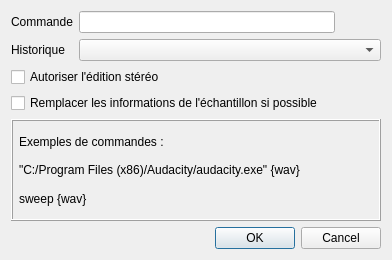
<?xml version="1.0" encoding="UTF-8"?>
<ui version="4.0">
 <class>ToolExternalCommand_gui</class>
 <widget class="QWidget" name="ToolExternalCommand_gui">
  <property name="geometry">
   <rect>
    <x>0</x>
    <y>0</y>
    <width>392</width>
    <height>260</height>
   </rect>
  </property>
  <property name="windowTitle">
   <string notr="true">Form</string>
  </property>
  <layout class="QGridLayout" name="gridLayout">
   <item row="0" column="0">
    <widget class="QLabel" name="label">
     <property name="text">
      <string>Commande</string>
     </property>
    </widget>
   </item>
   <item row="0" column="1">
    <widget class="QLineEdit" name="lineCommand"/>
   </item>
   <item row="0" column="2">
    <widget class="QPushButton" name="pushOpen">
     <property name="text">
      <string notr="true"/>
     </property>
     <property name="icon">
      <iconset resource="../../../resources.qrc">
       <normaloff>:/icons/document-open.svg</normaloff>:/icons/document-open.svg</iconset>
     </property>
     <property name="flat">
      <bool>true</bool>
     </property>
    </widget>
   </item>
   <item row="1" column="0">
    <widget class="QLabel" name="label_2">
     <property name="text">
      <string>Historique</string>
     </property>
    </widget>
   </item>
   <item row="1" column="1" colspan="2">
    <widget class="QComboBox" name="comboPrevious"/>
   </item>
   <item row="2" column="0" colspan="3">
    <widget class="QCheckBox" name="checkStereo">
     <property name="text">
      <string>Autoriser l'édition stéréo</string>
     </property>
    </widget>
   </item>
   <item row="3" column="0" colspan="3">
    <widget class="QCheckBox" name="checkReplaceInfo">
     <property name="text">
      <string>Remplacer les informations de l'échantillon si possible</string>
     </property>
    </widget>
   </item>
   <item row="4" column="0" colspan="3">
    <widget class="QFrame" name="frame">
     <property name="enabled">
      <bool>true</bool>
     </property>
     <property name="frameShape">
      <enum>QFrame::Box</enum>
     </property>
     <property name="frameShadow">
      <enum>QFrame::Raised</enum>
     </property>
     <layout class="QGridLayout" name="gridLayout_2">
      <property name="leftMargin">
       <number>6</number>
      </property>
      <property name="topMargin">
       <number>6</number>
      </property>
      <property name="rightMargin">
       <number>6</number>
      </property>
      <property name="bottomMargin">
       <number>6</number>
      </property>
      <property name="horizontalSpacing">
       <number>3</number>
      </property>
      <property name="verticalSpacing">
       <number>0</number>
      </property>
      <item row="0" column="0">
       <widget class="QLabel" name="label_3">
        <property name="text">
         <string>Exemples de commandes :</string>
        </property>
       </widget>
      </item>
      <item row="1" column="0">
       <widget class="QLabel" name="label_4">
        <property name="toolTip">
         <string/>
        </property>
        <property name="text">
         <string notr="true">&quot;C:/Program Files (x86)/Audacity/audacity.exe&quot; {wav}</string>
        </property>
       </widget>
      </item>
      <item row="2" column="0">
       <widget class="QLabel" name="label_5">
        <property name="toolTip">
         <string/>
        </property>
        <property name="text">
         <string notr="true">sweep {wav}</string>
        </property>
       </widget>
      </item>
     </layout>
    </widget>
   </item>
   <item row="5" column="0" colspan="3">
    <widget class="QDialogButtonBox" name="buttonBox">
     <property name="orientation">
      <enum>Qt::Horizontal</enum>
     </property>
     <property name="standardButtons">
      <set>QDialogButtonBox::Cancel|QDialogButtonBox::Ok</set>
     </property>
    </widget>
   </item>
  </layout>
 </widget>
 <resources>
  <include location="../../../resources.qrc"/>
 </resources>
 <connections/>
</ui>
